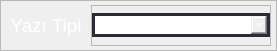
                       <widget class="QFrame" name="frame_19">
                        <property name="maximumSize">
                         <size>
                          <width>9999</width>
                          <height>51</height>
                         </size>
                        </property>
                        <property name="styleSheet">
                         <string notr="true"/>
                        </property>
                        <property name="frameShape">
                         <enum>QFrame::StyledPanel</enum>
                        </property>
                        <property name="frameShadow">
                         <enum>QFrame::Raised</enum>
                        </property>
                        <layout class="QHBoxLayout" name="horizontalLayout_19">
                         <property name="spacing">
                          <number>0</number>
                         </property>
                         <property name="leftMargin">
                          <number>0</number>
                         </property>
                         <property name="topMargin">
                          <number>0</number>
                         </property>
                         <property name="rightMargin">
                          <number>5</number>
                         </property>
                         <property name="bottomMargin">
                          <number>0</number>
                         </property>
                         <item>
                          <widget class="QFrame" name="frame_29">
                           <property name="minimumSize">
                            <size>
                             <width>85</width>
                             <height>24</height>
                            </size>
                           </property>
                           <property name="maximumSize">
                            <size>
                             <width>16777215</width>
                             <height>41</height>
                            </size>
                           </property>
                           <property name="styleSheet">
                            <string notr="true">background-color:transparent;
border: none;</string>
                           </property>
                           <property name="frameShape">
                            <enum>QFrame::StyledPanel</enum>
                           </property>
                           <property name="frameShadow">
                            <enum>QFrame::Raised</enum>
                           </property>
                           <layout class="QVBoxLayout" name="verticalLayout_24">
                            <property name="spacing">
                             <number>0</number>
                            </property>
                            <property name="leftMargin">
                             <number>0</number>
                            </property>
                            <property name="topMargin">
                             <number>0</number>
                            </property>
                            <property name="rightMargin">
                             <number>0</number>
                            </property>
                            <property name="bottomMargin">
                             <number>0</number>
                            </property>
                            <item>
                             <widget class="QLabel" name="label_11">
                              <property name="minimumSize">
                               <size>
                                <width>90</width>
                                <height>0</height>
                               </size>
                              </property>
                              <property name="font">
                               <font>
                                <family>Segoe UI</family>
                                <pointsize>14</pointsize>
                               </font>
                              </property>
                              <property name="contextMenuPolicy">
                               <enum>Qt::DefaultContextMenu</enum>
                              </property>
                              <property name="styleSheet">
                               <string notr="true">color:rgb(255, 255, 255);
background-color:transparent;
border:none;
</string>
                              </property>
                              <property name="text">
                               <string>&lt;html&gt;&lt;head/&gt;&lt;body&gt;&lt;p align=&quot;center&quot;&gt;Yazı Tipi&lt;/p&gt;&lt;/body&gt;&lt;/html&gt;</string>
                              </property>
                              <property name="alignment">
                               <set>Qt::AlignLeading|Qt::AlignLeft|Qt::AlignVCenter</set>
                              </property>
                             </widget>
                            </item>
                           </layout>
                          </widget>
                         </item>
                         <item>
                          <widget class="QFrame" name="frame_21">
                           <property name="minimumSize">
                            <size>
                             <width>180</width>
                             <height>0</height>
                            </size>
                           </property>
                           <property name="maximumSize">
                            <size>
                             <width>16777215</width>
                             <height>41</height>
                            </size>
                           </property>
                           <property name="frameShape">
                            <enum>QFrame::StyledPanel</enum>
                           </property>
                           <property name="frameShadow">
                            <enum>QFrame::Raised</enum>
                           </property>
                           <layout class="QVBoxLayout" name="verticalLayout_23">
                            <property name="spacing">
                             <number>0</number>
                            </property>
                            <property name="leftMargin">
                             <number>0</number>
                            </property>
                            <property name="topMargin">
                             <number>0</number>
                            </property>
                            <property name="rightMargin">
                             <number>0</number>
                            </property>
                            <property name="bottomMargin">
                             <number>0</number>
                            </property>
                            <item>
                             <widget class="QComboBox" name="comboBox_font">
                              <property name="minimumSize">
                               <size>
                                <width>135</width>
                                <height>24</height>
                               </size>
                              </property>
                              <property name="styleSheet">
                               <string notr="true">border: 3px solid rgb(39, 44, 54);
border-radius: 0px;
color:rgb(255, 255, 255);</string>
                              </property>
                              <property name="editable">
                               <bool>false</bool>
                              </property>
                              <property name="frame">
                               <bool>true</bool>
                              </property>
                              <item>
                               <property name="text">
                                <string> Segoe UI</string>
                               </property>
                              </item>
                              <item>
                               <property name="text">
                                <string> Times New Roman</string>
                               </property>
                              </item>
                              <item>
                               <property name="text">
                                <string> Arial</string>
                               </property>
                              </item>
                              <item>
                               <property name="text">
                                <string> Calibri</string>
                               </property>
                              </item>
                              <item>
                               <property name="text">
                                <string> Comic Sans MS</string>
                               </property>
                              </item>
                              <item>
                               <property name="text">
                                <string> MS Shell Dlg 2</string>
                               </property>
                              </item>
                             </widget>
                            </item>
                           </layout>
                          </widget>
                         </item>
                        </layout>
                       </widget>
